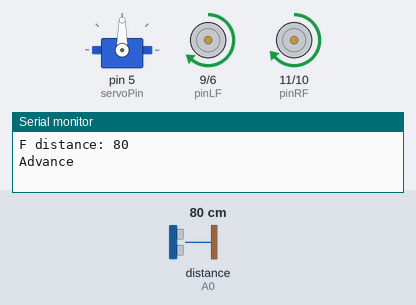
Recording of a sketch running on a simulated Arduino Uno, built with avr-gcc and run on an emulated ATmega328P. On the bench: servo, motor-driver pin pairs drawn as motors (green arrow = first pin HIGH = forward, orange = second pin HIGH = backward, longer = more drive), the last lines printed to the serial monitor. Wiring (inferred from the names in the program): ultrasonic range finder: trigger A1; echo A0. The inputs (shaded band) are chosen by the test bench; at power-on: distance to the obstacle (sensor on A0) 80 cm. The echo pulse lasts 58.3 µs per cm.

Above: at 1.7 s.
1.8 s: distance to the obstacle (sensor on A0) set to 27 cm
3.3 s: distance to the obstacle (sensor on A0) set to 21 cm
At 6.1 s:
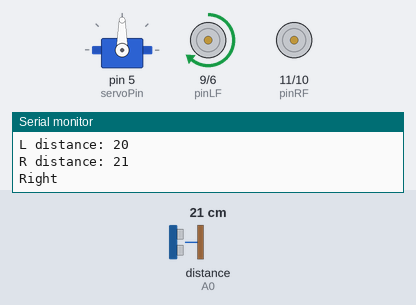
6.8 s: distance to the obstacle (sensor on A0) set to 12 cm
10.3 s: distance to the obstacle (sensor on A0) set to 9 cm
At 11.1 s:
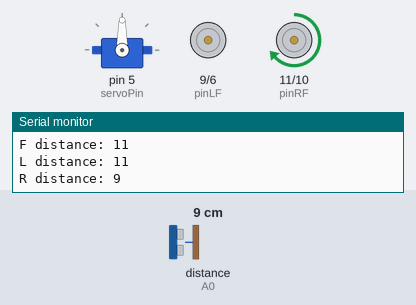
14.1 s: distance to the obstacle (sensor on A0) set to 18 cm
At 15.45 s:
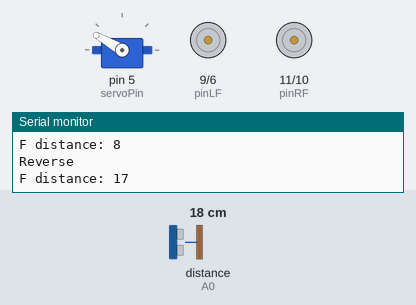
17.8 s: distance to the obstacle (sensor on A0) set to 2 cm
At 18.8 s:
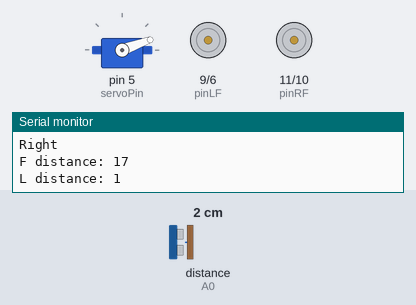
Timing chart, 0 to 22.3 s (numbered marks = the images above; inputs shaded):
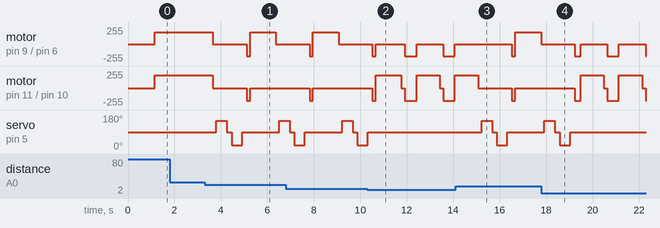

Measured:
- the behaviour switches between 25 and 24 cm on distance to the obstacle (sensor on A0) (found by bisection; images 0 and 1)
- the behaviour switches between 11 and 10 cm on distance to the obstacle (sensor on A0) (found by bisection; images 1 and 2)
- after the input at 3.3 s, motor on pin 9 (pinLF) / pin 6 (pinLB): forward 180/255 → stopped after 0.35 s, → backward 180/255 1.5 s later, → forward 180/255 0.15 s later, → stopped 1.1 s later; motor on pin 11 (pinRF) / pin 10 (pinRB): forward 190/255 → stopped after 0.35 s, → backward 190/255 1.5 s later, → stopped 0.15 s later
- after the input at 10.3 s, servo on pin 5 (servoPin): goes on until 10.3 s, then stays 90°
- after the input at 14.1 s, servo on pin 5 (servoPin): 90° → 150° after 1.1 s, → 90° 0.45 s later, → 20° 0.20 s later, → 90° 0.45 s later
- after the input at 17.8 s, servo on pin 5 (servoPin): goes on until 19.0 s, then stays 90°

The sketch:

bilen.ino
```cpp
#include <Servo.h>

enum Direction {
  DIR_FORWARD = 8,
  DIR_RIGHT = 6,
  DIR_LEFT = 4,
  DIR_BACK = 2
};

// Motor pins
const int pinLB = 6;   // Left reverse / IN1
const int pinLF = 9;   // Left forward / IN2
const int pinRB = 10;  // Right reverse / IN3
const int pinRF = 11;  // Right forward / IN4

// Ultrasonic pins
const int inputPin = A0;   // Echo
const int outputPin = A1;  // Trigger

// Servo pins and angles
const int servoPin = 5;
const int servoCenter = 90;
const int servoLeft = 150;
const int servoRight = 20;

// Servo settling delay
const int servoDelayMs = 250;

// PWM tuning values
// These can be adjusted until the car drives straight and turns correctly.
const int leftForwardSpeed = 180;
const int rightForwardSpeed = 180;
const int leftReverseSpeed = 180;
const int rightReverseSpeed = 180;

// Small motor correction bias: positive = more power to that side
const int leftBias = 0;
const int rightBias = 10;

Servo myservo;

int Fspeedd = 0;
int Rspeedd = 0;
int Lspeedd = 0;
int directionn = DIR_FORWARD;

void setMotor(int forwardPin, int reversePin, int speed) {
  if (speed > 0) {
    analogWrite(forwardPin, speed);
    digitalWrite(reversePin, LOW);
  } else if (speed < 0) {
    analogWrite(reversePin, abs(speed));
    digitalWrite(forwardPin, LOW);
  } else {
    digitalWrite(forwardPin, LOW);
    digitalWrite(reversePin, LOW);
  }
}

void setLeftMotor(int speed) {
  setMotor(pinLF, pinLB, speed);
}

void setRightMotor(int speed) {
  setMotor(pinRF, pinRB, speed);
}

void stopMotors(int ms) {
  setLeftMotor(0);
  setRightMotor(0);
  delay(ms);
}

void advance(int ms) {
  setLeftMotor(leftForwardSpeed + leftBias);
  setRightMotor(rightForwardSpeed + rightBias);
  delay(ms);
}

void back(int ms) {
  setLeftMotor(-(leftReverseSpeed + leftBias));
  setRightMotor(-(rightReverseSpeed + rightBias));
  delay(ms);
}

void turnR(int ms) {
  setLeftMotor(leftForwardSpeed + leftBias);
  setRightMotor(0);
  delay(ms);
}

void turnL(int ms) {
  setLeftMotor(0);
  setRightMotor(rightForwardSpeed + rightBias);
  delay(ms);
}

void setup() {
  Serial.begin(9600);

  pinMode(pinLB, OUTPUT);
  pinMode(pinLF, OUTPUT);
  pinMode(pinRB, OUTPUT);
  pinMode(pinRF, OUTPUT);

  pinMode(inputPin, INPUT);
  pinMode(outputPin, OUTPUT);

  myservo.attach(servoPin);
  myservo.write(servoCenter);
  delay(500);
}

float readDistance() {
  digitalWrite(outputPin, LOW);
  delayMicroseconds(2);

  digitalWrite(outputPin, HIGH);
  delayMicroseconds(10);
  digitalWrite(outputPin, LOW);

  unsigned long duration = pulseIn(inputPin, HIGH, 25000);
  if (duration == 0) {
    return 400.0;
  }

  float distance = duration / 58.0;
  if (distance <= 0.0 || distance > 400.0) {
    return 400.0;
  }

  // Distance in cm
  return distance;
}

void ask_pin_F() {
  myservo.write(servoCenter);
  delay(servoDelayMs);

  float distance = readDistance();
  Fspeedd = (int)distance;
  Serial.print("F distance: ");
  Serial.println(Fspeedd);
}

void ask_pin_L() {
  myservo.write(servoLeft);
  delay(servoDelayMs);

  float distance = readDistance();
  Lspeedd = (int)distance;
  Serial.print("L distance: ");
  Serial.println(Lspeedd);
}

void ask_pin_R() {
  myservo.write(servoRight);
  delay(servoDelayMs);

  float distance = readDistance();
  Rspeedd = (int)distance;
  Serial.print("R distance: ");
  Serial.println(Rspeedd);
}

void detection() {
  // Always center the sensor before evaluating forward distance.
  myservo.write(servoCenter);
  delay(200);
  ask_pin_F();

  if (Fspeedd < 10) {
    stopMotors(150);
    back(250);
    directionn = DIR_BACK;
    return;
  }

  if (Fspeedd < 25) {
    stopMotors(150);

    // Scan left and right while servo is moved to each side.
    myservo.write(servoLeft);
    delay(200);
    ask_pin_L();

    myservo.write(servoCenter);
    delay(200);

    myservo.write(servoRight);
    delay(200);
    ask_pin_R();

    myservo.write(servoCenter);
    delay(200);

    if (Lspeedd < 10 && Rspeedd < 10) {
      directionn = DIR_BACK;
    } else if (Lspeedd > Rspeedd) {
      directionn = DIR_LEFT;
    } else {
      directionn = DIR_RIGHT;
    }

    return;
  }

  directionn = DIR_FORWARD;
}

void loop() {
  myservo.write(servoCenter);
  delay(200);

  detection();

  switch (directionn) {
    case DIR_BACK:
      back(250);
      turnL(350);  // reverse then turn left
      Serial.println("Reverse");
      break;

    case DIR_RIGHT:
      back(150);
      turnR(450);
      Serial.println("Right");
      break;

    case DIR_LEFT:
      back(150);
      turnL(450);
      Serial.println("Left");
      break;

    case DIR_FORWARD:
    default:
      advance(180);
      Serial.println("Advance");
      break;
  }
}
```
